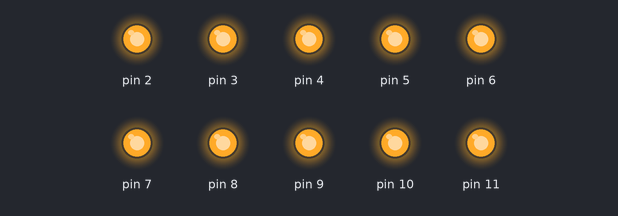
The sketch below on a simulated Arduino Uno, built with avr-gcc and run on an emulated ATmega328P. Parts: output pins drawn as LEDs (lit = HIGH).

Above: at 0.5 s.
At 3.5 s:
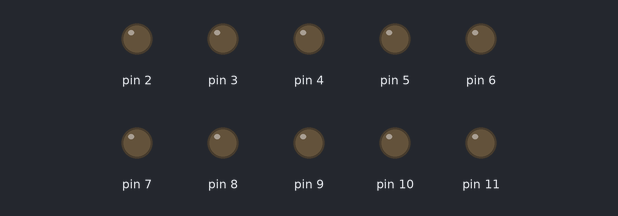
Timing chart, 0 to 4.6 s (numbered marks = the images above):
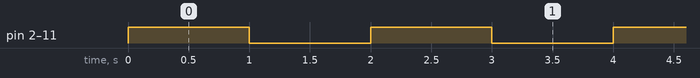

The sketch:

module_2.ino.ino
```cpp
void setup() {
  // initialize digital pin LED_BUILTIN as an output.
  for (int n = 2 ; n<= 11; n++)
  {
     pinMode(n, OUTPUT);
  }
}

// the loop function runs over and over again forever
void loop() {
    // turn the LED on (HIGH is the voltage level)
  for (int n = 2 ; n<= 11; n++)
  {
     digitalWrite(n, HIGH);
  }
  delay(1000);                       // wait for a second
   for (int n = 2 ; n<= 11; n++)
  {
     digitalWrite(n, LOW);
  }

  delay(1000);                       // wait for a second
}
```

Measured:
- by itself, pin 2–11: alternates HIGH for 1.0 s and LOW for 1.0 s
